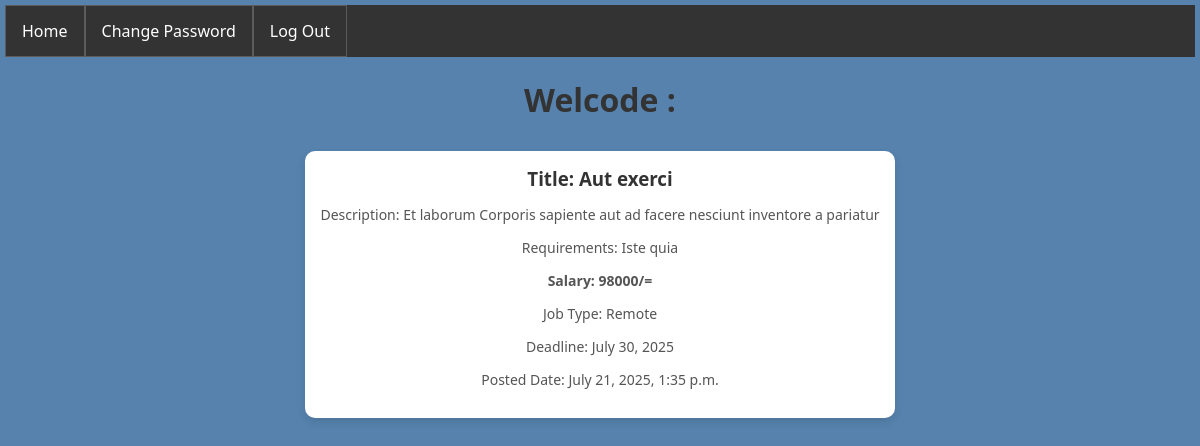
Screenshot of /employer/viewjob/5 with the database file from the repository.
### employer_app/models.py (models this page shows)
class jobModel(models.Model):
    employer = models.ForeignKey(employerProfileModel, on_delete = models.CASCADE, null = True)
    title = models.CharField(max_length = 100, null = True)
    description = models.TextField(null = True)
    requirements = models.TextField(null = True)
    salary = models.IntegerField(null = True)
    TYPE = [
        ('FullTime','Full Time'),
        ('Remote','Remote'),
        ('Internship','Internship')
    ]
    jobType = models.CharField(choices = TYPE, max_length = 100, null = True)
    deadline = models.DateField(null = True)
    postedDate = models.DateTimeField(auto_now_add = True, null = True)

### employer_app/views.py (the view)
# urls.py: path('viewjob/<int:id>',viewjob,name='viewjob'),
def viewjob(req,id):
    data = jobModel.objects.get(id=id)
    context={
        'data':data
    }
    return render(req,"viewjob.html", context)

### employer_app/templates/viewjob.html (shortened to what this page needs)
{% extends "master.html" %}
{% block body %}
{% load static %}
<h1>Welcode : {{user.username}}</h1>
<div class="card-container">
    <div class="card">
        <div class="card-content">
            <h3>Title: {{ data.title }}</h3>
            <p>Description: {{ data.description }}</p>
            <p>Requirements: {{ data.requirements }}</p>
            <p><b>Salary: {{ data.salary }}/=</b></p>
            <p>Job Type: {{ data.jobType }}</p>
            <p>Deadline: {{ data.deadline }}</p>
            <p>Posted Date: {{ data.postedDate }}</p>
        </div>
    </div>
</div>
{% endblock body %}

### users_auth_app/templates/master.html (style rules this page uses)
body { font-family: 'Segoe UI', sans-serif; background-color: #f5f7fa; margin: 0; padding: 0; background: #5682ad; margin: 5px; }

### employer_app/templates/viewjob.html (style rules this page uses)
h1 { text-align: center; color: #333; }
.card-container { display: flex; text-align: center; gap: 20px; margin-top: 30px; justify-content: center; justify-items: center; }
.card { background: #fff; border-radius: 10px; overflow: hidden; box-shadow: 0 4px 8px rgba(0,0,0,0.1); display: flex; flex-direction: column; justify-content: space-between; }
.card-content { padding: 15px; }
.card-content h3 { margin: 0 0 10px 0; color: #333; }
.card-content p { font-size: 14px; color: #555; overflow: hidden; }

### rows the page displays
jobModel: title "Aut exerci", description "Et laborum Corporis sapiente aut ad facere nesciunt inventore a pariatur", requirements "Iste quia", salary "98000", jobType "Remote", deadline "July 30, 2025", postedDate "July 21, 2025, 1:35 p.m."
